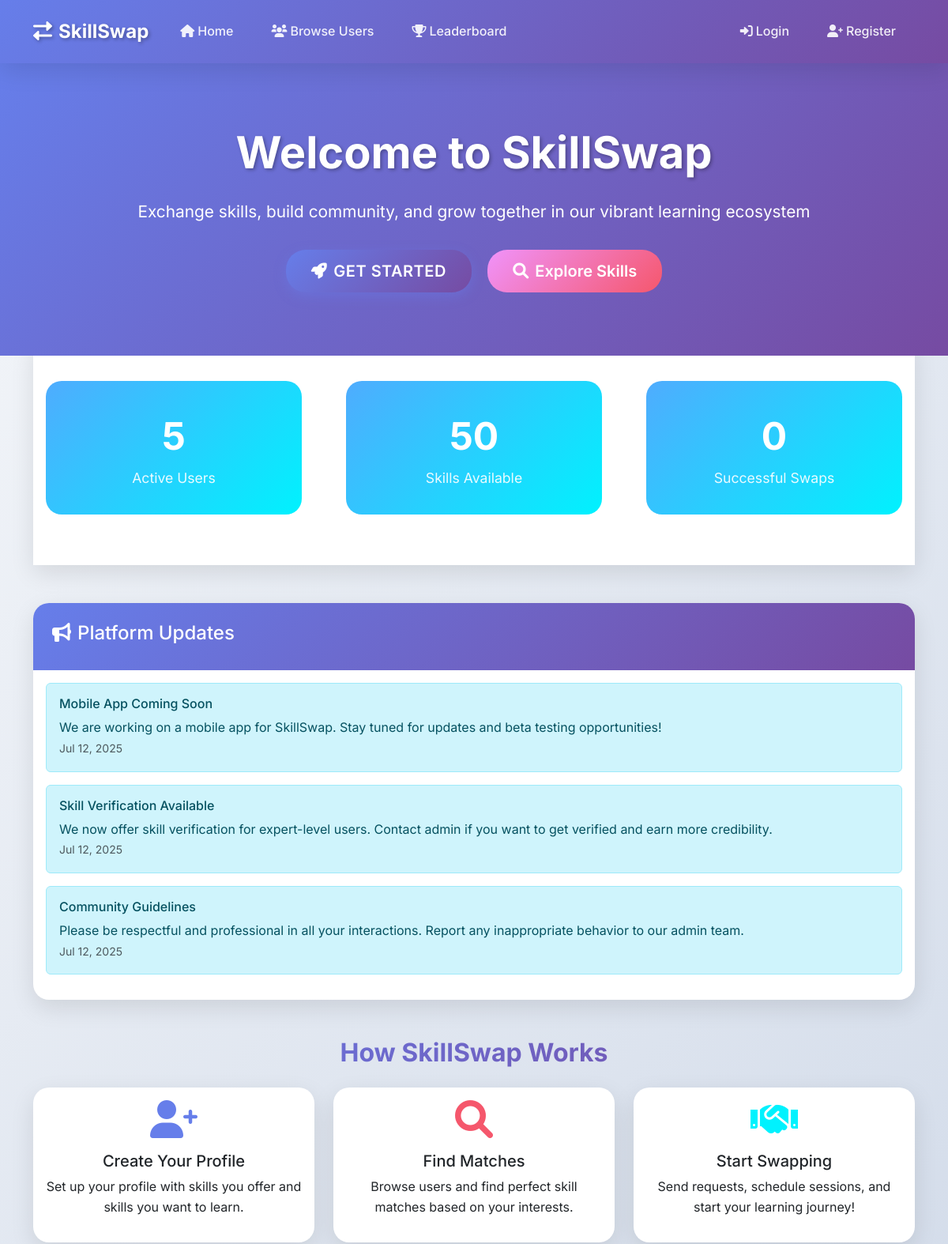
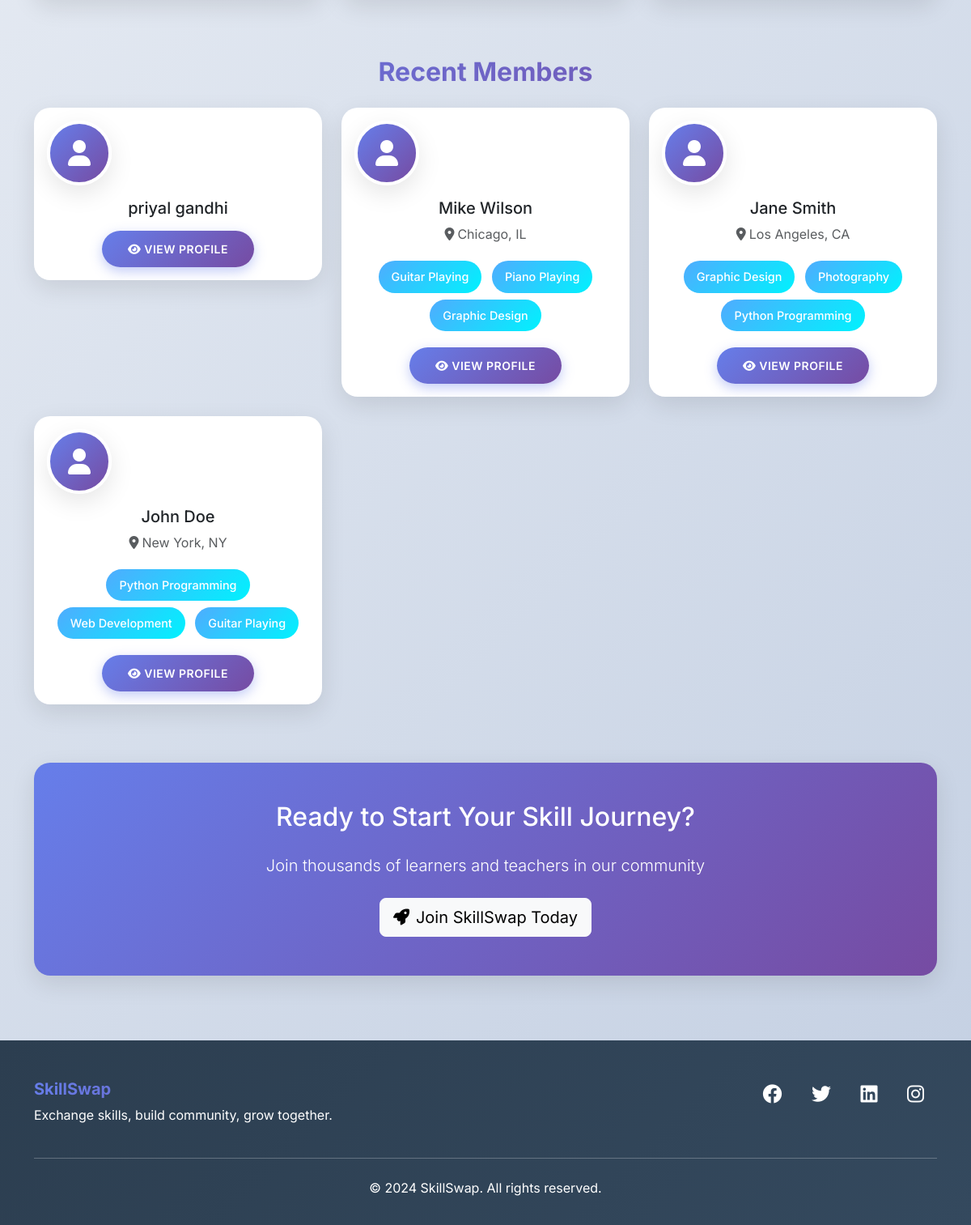
The page / on the database its author committed (2 pictures, top to bottom).
### core/models.py (models this page shows, shortened)
class AdminMessage(models.Model):
    title = models.CharField(max_length=200)
    content = models.TextField()
    is_active = models.BooleanField(default=True)
    created_at = models.DateTimeField(auto_now_add=True)

class UserProfile(models.Model):
    VISIBILITY_CHOICES = [
        ('public', 'Public'),
        ('private', 'Private'),
    ]
    AVAILABILITY_CHOICES = [
        ('weekdays', 'Weekdays'),
        ('weekends', 'Weekends'),
        ('evenings', 'Evenings'),
        ('flexible', 'Flexible'),
    ]
    user = models.OneToOneField(User, on_delete=models.CASCADE)
    location = models.CharField(max_length=100, blank=True, default='Earth') # Added default location
    profile_photo = models.ImageField(upload_to='profiles/', blank=True)
    bio = models.TextField(max_length=500, blank=True)
    availability = models.CharField(max_length=20, choices=AVAILABILITY_CHOICES, default='flexible')
    visibility = models.CharField(max_length=10, choices=VISIBILITY_CHOICES, default='public')
    points = models.IntegerField(default=0)
    is_verified = models.BooleanField(default=False)
    is_banned = models.BooleanField(default=False)
    created_at = models.DateTimeField(auto_now_add=True)
    updated_at = models.DateTimeField(auto_now=True)

class UserSkill(models.Model):
    SKILL_TYPE_CHOICES = [
        ('offered', 'Offered'),
        ('wanted', 'Wanted'),
    ]
    user = models.ForeignKey(User, on_delete=models.CASCADE)
    skill = models.ForeignKey(Skill, on_delete=models.CASCADE)
    skill_type = models.CharField(max_length=10, choices=SKILL_TYPE_CHOICES)
    level = models.CharField(max_length=15, choices=Skill.LEVEL_CHOICES, default='beginner')
    description = models.TextField(blank=True)
    created_at = models.DateTimeField(auto_now_add=True)
    class Meta:
        unique_together = ['user', 'skill', 'skill_type']

class Skill(models.Model):
    LEVEL_CHOICES = [
        ('beginner', 'Beginner'),
        ('intermediate', 'Intermediate'),
        ('expert', 'Expert'),
    ]
    name = models.CharField(max_length=100, unique=True)
    category = models.CharField(max_length=50)
    description = models.TextField(blank=True)
    is_approved = models.BooleanField(default=True)
    created_at = models.DateTimeField(auto_now_add=True)

### core/views.py (the view)
def home(request):
    total_users = User.objects.count()
    total_skills = Skill.objects.count()
    total_swaps = SwapRequest.objects.filter(status='completed').count()
    recent_users = UserProfile.objects.filter(visibility='public').order_by('-created_at')[:6]
    admin_messages = AdminMessage.objects.filter(is_active=True).order_by('-created_at')[:3]
    unread_messages_count = 0
    if request.user.is_authenticated:
        unread_messages_count = Message.objects.filter(receiver=request.user, is_read=False).count()
    context = {
        'total_users': total_users,
        'total_skills': total_skills,
        'total_swaps': total_swaps,
        'recent_users': recent_users,
        'admin_messages': admin_messages,
        'unread_messages_count': unread_messages_count,
    }
    return render(request, 'core/home.html', context)

### templates/core/home.html (shortened to what this page needs)
{% extends 'base.html' %}
{% block content %}
<div class="hero-section">
    <div class="container">
        <div class="hero-content">
            <h1 class="hero-title floating-element">Welcome to SkillSwap</h1>
            <p class="hero-subtitle">Exchange skills, build community, and grow together in our vibrant learning ecosystem</p>
            {% if not user.is_authenticated %}
                <div class="mt-4">
                    <a href="{% url 'register' %}" class="btn btn-primary btn-lg me-3">
                        <i class="fas fa-rocket me-2"></i>Get Started
                    </a>
                    <a href="{% url 'browse_users' %}" class="btn btn-secondary btn-lg">
                        <i class="fas fa-search me-2"></i>Explore Skills
                    </a>
                </div>
            {% endif %}
        </div>
    </div>
</div>
<div class="container">
    <div class="stats-section">
        <div class="row">
            <div class="col-md-4">
                <div class="stat-card pulse-animation">
                    <span class="stat-number">{{ total_users }}</span>
                    <span class="stat-label">Active Users</span>
                </div>
            </div>
            <div class="col-md-4">
                <div class="stat-card pulse-animation" style="animation-delay: 0.2s;">
                    <span class="stat-number">{{ total_skills }}</span>
                    <span class="stat-label">Skills Available</span>
                </div>
            </div>
            <div class="col-md-4">
                <div class="stat-card pulse-animation" style="animation-delay: 0.4s;">
                    <span class="stat-number">{{ total_swaps }}</span>
                    <span class="stat-label">Successful Swaps</span>
                </div>
            </div>
        </div>
    </div>
    {% if admin_messages %}
    <div class="row mb-5">
        <div class="col-12">
            <div class="card">
                <div class="card-header">
                    <h4><i class="fas fa-bullhorn me-2"></i>Platform Updates</h4>
                </div>
                <div class="card-body">
                    {% for message in admin_messages %}
                        <div class="alert alert-info">
                            <h6>{{ message.title }}</h6>
                            <p class="mb-0">{{ message.content }}</p>
                            <small class="text-muted">{{ message.created_at|date:"M d, Y" }}</small>
                        </div>
                    {% endfor %}
                </div>
            </div>
        </div>
    </div>
    {% endif %}
    <div class="row mb-5">
        <div class="col-12">
            <h2 class="text-center gradient-text mb-4">How SkillSwap Works</h2>
        </div>
        <div class="col-md-4 mb-4">
            <div class="card text-center h-100">
                <div class="card-body">
                    <div class="mb-3">
                        <i class="fas fa-user-plus fa-3x" style="color: #667eea;"></i>
                    </div>
                    <h5>Create Your Profile</h5>
                    <p>Set up your profile with skills you offer and skills you want to learn.</p>
                </div>
            </div>
        </div>
        <div class="col-md-4 mb-4">
            <div class="card text-center h-100">
                <div class="card-body">
                    <div class="mb-3">
                        <i class="fas fa-search fa-3x" style="color: #f5576c;"></i>
                    </div>
                    <h5>Find Matches</h5>
                    <p>Browse users and find perfect skill matches based on your interests.</p>
                </div>
            </div>
        </div>
        <div class="col-md-4 mb-4">
            <div class="card text-center h-100">
                <div class="card-body">
                    <div class="mb-3">
                        <i class="fas fa-handshake fa-3x" style="color: #00f2fe;"></i>
                    </div>
                    <h5>Start Swapping</h5>
                    <p>Send requests, schedule sessions, and start your learning journey!</p>
                </div>
            </div>
        </div>
    </div>
    {% if recent_users %}
    <div class="row mb-5">
        <div class="col-12">
            <h2 class="text-center gradient-text mb-4">Recent Members</h2>
        </div>
        {% for profile in recent_users %}
        <div class="col-md-4 mb-4">
            <div class="card">
                <div class="card-body text-center">
                    {% if profile.profile_photo %}
                        <img src="{{ profile.profile_photo.url }}" alt="{{ profile.user.username }}" class="profile-img mb-3">
                    {% else %}
                        <div class="profile-img mb-3 d-flex align-items-center justify-content-center" style="background: var(--primary-gradient);">
                            <i class="fas fa-user fa-2x text-white"></i>
                        </div>
                    {% endif %}
                    <h5>{{ profile.user.get_full_name|default:profile.user.username }}</h5>
                    {% if profile.location %}
                        <p class="text-muted"><i class="fas fa-map-marker-alt me-1"></i>{{ profile.location }}</p>
                    {% endif %}
                    <div class="mb-3">
                        {% for skill in profile.user.userskill_set.all|slice:":3" %}
                            <span class="skill-badge">{{ skill.skill.name }}</span>
                        {% endfor %}
                    </div>
                    <a href="{% url 'user_profile' profile.user.username %}" class="btn btn-primary btn-sm">
                        <i class="fas fa-eye me-1"></i>View Profile
                    </a>
                </div>
            </div>
        </div>
        {% endfor %}
    </div>
    {% endif %}
    <div class="row mb-5">
        <div class="col-12">
            <div class="card" style="background: var(--primary-gradient); color: white;">
                <div class="card-body text-center py-5">
                    <h2 class="mb-4">Ready to Start Your Skill Journey?</h2>
                    <p class="lead mb-4">Join thousands of learners and teachers in our community</p>
                    {% if not user.is_authenticated %}
                        <a href="{% url 'register' %}" class="btn btn-light btn-lg">
                            <i class="fas fa-rocket me-2"></i>Join SkillSwap Today
                        </a>
                    {% else %}
                        <a href="{% url 'browse_users' %}" class="btn btn-light btn-lg">
                            <i class="fas fa-search me-2"></i>Find Your Next Skill
                        </a>
                    {% endif %}
                </div>
            </div>
        </div>
    </div>
</div>
{% endblock %}

### templates/base.html (shortened to what this page needs)
<!DOCTYPE html>
<html lang="en">
<head>
    <link href="https://cdn.jsdelivr.net/npm/bootstrap@5.3.0/dist/css/bootstrap.min.css" rel="stylesheet">
    <link href="https://cdnjs.cloudflare.com/ajax/libs/font-awesome/6.0.0/css/all.min.css" rel="stylesheet">
</head>
<body>
    <nav class="navbar navbar-expand-lg navbar-dark fixed-top">
        <div class="container">
            <a class="navbar-brand" href="{% url 'home' %}">
                <i class="fas fa-exchange-alt me-2"></i>SkillSwap
            </a>
            <div class="collapse navbar-collapse" id="navbarNav">
                <ul class="navbar-nav me-auto">
                    <li class="nav-item">
                        <a class="nav-link" href="{% url 'home' %}">
                            <i class="fas fa-home me-1"></i>Home
                        </a>
                    </li>
                    <li class="nav-item">
                        <a class="nav-link" href="{% url 'browse_users' %}">
                            <i class="fas fa-users me-1"></i>Browse Users
                        </a>
                    </li>
                    <li class="nav-item">
                        <a class="nav-link" href="{% url 'leaderboard' %}">
                            <i class="fas fa-trophy me-1"></i>Leaderboard
                        </a>
                    </li>
                </ul>
                <ul class="navbar-nav">
                    {% if user.is_authenticated %}
                        <li class="nav-item">
                            <a class="nav-link position-relative" href="{% url 'messages' %}">
                                <i class="fas fa-envelope me-1"></i>Messages
                                {% if unread_messages_count > 0 %}
                                    <span class="notification-badge">{{ unread_messages_count }}</span>
                                {% endif %}
                            </a>
                        </li>
                        <li class="nav-item">
                            <a class="nav-link" href="{% url 'swap_requests' %}">
                                <i class="fas fa-handshake me-1"></i>Requests
                            </a>
                        </li>
                        <li class="nav-item">
                            <a class="nav-link" href="{% url 'dashboard' %}">
                                <i class="fas fa-tachometer-alt me-1"></i>Dashboard
                            </a>
                        </li>
                        <li class="nav-item">
                            <a class="nav-link" href="{% url 'logout' %}">
                                <i class="fas fa-sign-out-alt me-1"></i>Logout
                            </a>
                        </li>
                    {% else %}
                        <li class="nav-item">
                            <a class="nav-link" href="{% url 'login' %}">
                                <i class="fas fa-sign-in-alt me-1"></i>Login
                            </a>
                        </li>
                        <li class="nav-item">
                            <a class="nav-link" href="{% url 'register' %}">
                                <i class="fas fa-user-plus me-1"></i>Register
                            </a>
                        </li>
                    {% endif %}
                </ul>
            </div>
        </div>
    </nav>
    <main style="margin-top: 80px;">
        {% block content %}
        {% endblock %}
    </main>
    <footer class="footer">
        <div class="container">
            <div class="row">
                <div class="col-md-6">
                    <h5 class="gradient-text">SkillSwap</h5>
                    <p>Exchange skills, build community, grow together.</p>
                </div>
                <div class="col-md-6 text-end">
                    <div class="social-links">
                        <a href="#"><i class="fab fa-facebook"></i></a>
                        <a href="#"><i class="fab fa-twitter"></i></a>
                        <a href="#"><i class="fab fa-linkedin"></i></a>
                        <a href="#"><i class="fab fa-instagram"></i></a>
                    </div>
                </div>
            </div>
            <hr class="my-4">
            <div class="text-center">
                <p>&copy; 2024 SkillSwap. All rights reserved.</p>
            </div>
        </div>
    </footer>
</body>
</html>

### rows shown on the page
AdminMessage: title "Mobile App Coming Soon", content "We are working on a mobile app for SkillSwap. Stay tuned for updates and beta testing opportunities!", created_at "Jul 12, 2025"
AdminMessage: title "Skill Verification Available", content "We now offer skill verification for expert-level users. Contact admin if you want to get verified and earn more credibility.", created_at "Jul 12, 2025"
AdminMessage: title "Community Guidelines", content "Please be respectful and professional in all your interactions. Report any inappropriate behavior to our admin team.", created_at "Jul 12, 2025"
UserProfile: user.get_full_name "priyal gandhi"
UserProfile: user.get_full_name "Mike Wilson", location "Chicago, IL"
UserSkill: skill.name "Guitar Playing"
UserSkill: skill.name "Piano Playing"
UserSkill: skill.name "Graphic Design"
UserProfile: user.get_full_name "Jane Smith", location "Los Angeles, CA"
UserSkill: skill.name "Graphic Design"
UserSkill: skill.name "Photography"
UserSkill: skill.name "Python Programming"
UserProfile: user.get_full_name "John Doe", location "New York, NY"
UserSkill: skill.name "Python Programming"
UserSkill: skill.name "Web Development"
UserSkill: skill.name "Guitar Playing"

### other values the page prints
{{ total_users }} "5"
{{ total_skills }} "50"
{{ total_swaps }} "0"
